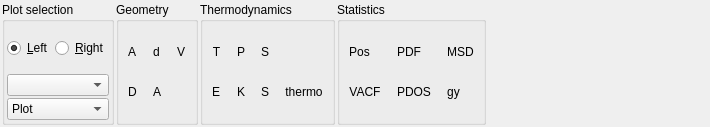
<?xml version="1.0" encoding="UTF-8"?>
<ui version="4.0">
 <class>MD</class>
 <widget class="QWidget" name="MD">
  <property name="geometry">
   <rect>
    <x>0</x>
    <y>0</y>
    <width>710</width>
    <height>127</height>
   </rect>
  </property>
  <property name="windowTitle">
   <string>Form</string>
  </property>
  <layout class="QHBoxLayout" name="horizontalLayout">
   <property name="spacing">
    <number>2</number>
   </property>
   <property name="leftMargin">
    <number>2</number>
   </property>
   <property name="topMargin">
    <number>2</number>
   </property>
   <property name="rightMargin">
    <number>2</number>
   </property>
   <property name="bottomMargin">
    <number>2</number>
   </property>
   <item>
    <widget class="QGroupBox" name="plotSelection">
     <property name="title">
      <string>Plot selection</string>
     </property>
     <layout class="QVBoxLayout" name="verticalLayout">
      <property name="spacing">
       <number>2</number>
      </property>
      <property name="leftMargin">
       <number>2</number>
      </property>
      <property name="topMargin">
       <number>2</number>
      </property>
      <property name="rightMargin">
       <number>2</number>
      </property>
      <property name="bottomMargin">
       <number>2</number>
      </property>
      <item>
       <widget class="QWidget" name="widget" native="true">
        <layout class="QHBoxLayout" name="horizontalLayout_2">
         <property name="spacing">
          <number>2</number>
         </property>
         <property name="leftMargin">
          <number>0</number>
         </property>
         <property name="topMargin">
          <number>0</number>
         </property>
         <property name="rightMargin">
          <number>0</number>
         </property>
         <property name="bottomMargin">
          <number>0</number>
         </property>
         <item>
          <widget class="QRadioButton" name="left">
           <property name="toolTip">
            <string>Select left plot pannel</string>
           </property>
           <property name="statusTip">
            <string>Select left plot pannel</string>
           </property>
           <property name="whatsThis">
            <string>Select left plot pannel</string>
           </property>
           <property name="text">
            <string>&amp;Left</string>
           </property>
           <property name="checked">
            <bool>true</bool>
           </property>
          </widget>
         </item>
         <item>
          <widget class="QRadioButton" name="right">
           <property name="toolTip">
            <string>Select right plot pannel</string>
           </property>
           <property name="statusTip">
            <string>Select right plot pannel</string>
           </property>
           <property name="whatsThis">
            <string>Select right plot pannel</string>
           </property>
           <property name="text">
            <string>&amp;Right</string>
           </property>
          </widget>
         </item>
        </layout>
       </widget>
      </item>
      <item>
       <widget class="QComboBox" name="graphCombo">
        <property name="toolTip">
         <string>Select graph</string>
        </property>
        <property name="statusTip">
         <string>Select graph</string>
        </property>
        <property name="whatsThis">
         <string>Select graph</string>
        </property>
        <property name="duplicatesEnabled">
         <bool>true</bool>
        </property>
       </widget>
      </item>
      <item>
       <widget class="QComboBox" name="plot">
        <property name="toolTip">
         <string>Select option</string>
        </property>
        <property name="statusTip">
         <string>Select option</string>
        </property>
        <property name="whatsThis">
         <string>Select option</string>
        </property>
        <item>
         <property name="text">
          <string>Plot</string>
         </property>
        </item>
        <item>
         <property name="text">
          <string>Save</string>
         </property>
        </item>
        <item>
         <property name="text">
          <string>Data</string>
         </property>
        </item>
       </widget>
      </item>
     </layout>
    </widget>
   </item>
   <item>
    <widget class="QGroupBox" name="geometry">
     <property name="title">
      <string>Geometry</string>
     </property>
     <layout class="QGridLayout" name="gridLayout_2">
      <property name="leftMargin">
       <number>2</number>
      </property>
      <property name="topMargin">
       <number>2</number>
      </property>
      <property name="rightMargin">
       <number>2</number>
      </property>
      <property name="bottomMargin">
       <number>2</number>
      </property>
      <property name="spacing">
       <number>2</number>
      </property>
      <item row="0" column="1">
       <widget class="QToolButton" name="lattice">
        <property name="toolTip">
         <string>Lattice parameters</string>
        </property>
        <property name="statusTip">
         <string>Lattice parameters</string>
        </property>
        <property name="whatsThis">
         <string>Lattice parameters</string>
        </property>
        <property name="text">
         <string>d</string>
        </property>
        <property name="icon">
         <iconset resource="qagate.qrc">
          <normaloff>:/MD/icons/acell.svg</normaloff>:/MD/icons/acell.svg</iconset>
        </property>
        <property name="iconSize">
         <size>
          <width>25</width>
          <height>25</height>
         </size>
        </property>
        <property name="autoRaise">
         <bool>true</bool>
        </property>
       </widget>
      </item>
      <item row="0" column="0">
       <widget class="QToolButton" name="angle">
        <property name="toolTip">
         <string>Cell angles</string>
        </property>
        <property name="statusTip">
         <string>Cell angles</string>
        </property>
        <property name="whatsThis">
         <string>Cell angles</string>
        </property>
        <property name="text">
         <string>A</string>
        </property>
        <property name="icon">
         <iconset resource="qagate.qrc">
          <normaloff>:/MD/icons/angles.svg</normaloff>:/MD/icons/angles.svg</iconset>
        </property>
        <property name="iconSize">
         <size>
          <width>25</width>
          <height>25</height>
         </size>
        </property>
        <property name="autoRaise">
         <bool>true</bool>
        </property>
       </widget>
      </item>
      <item row="1" column="1">
       <widget class="QToolButton" name="angles">
        <property name="toolTip">
         <string>Angle between 3 atoms</string>
        </property>
        <property name="statusTip">
         <string>Angle between 3 atoms</string>
        </property>
        <property name="whatsThis">
         <string>Angle between 3 atoms</string>
        </property>
        <property name="text">
         <string>A</string>
        </property>
        <property name="icon">
         <iconset resource="qagate.qrc">
          <normaloff>:/MD/icons/angle.svg</normaloff>:/MD/icons/angle.svg</iconset>
        </property>
        <property name="iconSize">
         <size>
          <width>25</width>
          <height>25</height>
         </size>
        </property>
        <property name="autoRaise">
         <bool>true</bool>
        </property>
       </widget>
      </item>
      <item row="1" column="0">
       <widget class="QToolButton" name="distance">
        <property name="toolTip">
         <string>Distance between 2 atoms</string>
        </property>
        <property name="statusTip">
         <string>Distance between 2 atoms</string>
        </property>
        <property name="whatsThis">
         <string>Distance between 2 atoms</string>
        </property>
        <property name="text">
         <string>D</string>
        </property>
        <property name="icon">
         <iconset resource="qagate.qrc">
          <normaloff>:/MD/icons/rule.svg</normaloff>:/MD/icons/rule.svg</iconset>
        </property>
        <property name="iconSize">
         <size>
          <width>25</width>
          <height>25</height>
         </size>
        </property>
        <property name="autoRaise">
         <bool>true</bool>
        </property>
       </widget>
      </item>
      <item row="0" column="2">
       <widget class="QToolButton" name="volume">
        <property name="toolTip">
         <string>Volume</string>
        </property>
        <property name="statusTip">
         <string>Volume</string>
        </property>
        <property name="whatsThis">
         <string>Volume</string>
        </property>
        <property name="text">
         <string>V</string>
        </property>
        <property name="icon">
         <iconset resource="qagate.qrc">
          <normaloff>:/MD/icons/volume.svg</normaloff>:/MD/icons/volume.svg</iconset>
        </property>
        <property name="iconSize">
         <size>
          <width>25</width>
          <height>25</height>
         </size>
        </property>
        <property name="autoRaise">
         <bool>true</bool>
        </property>
       </widget>
      </item>
     </layout>
    </widget>
   </item>
   <item>
    <widget class="QGroupBox" name="thermodynamics">
     <property name="title">
      <string>Thermodynamics</string>
     </property>
     <layout class="QGridLayout" name="gridLayout">
      <property name="leftMargin">
       <number>2</number>
      </property>
      <property name="topMargin">
       <number>2</number>
      </property>
      <property name="rightMargin">
       <number>2</number>
      </property>
      <property name="bottomMargin">
       <number>2</number>
      </property>
      <property name="spacing">
       <number>2</number>
      </property>
      <item row="0" column="1">
       <widget class="QToolButton" name="pressure">
        <property name="toolTip">
         <string>Pressure</string>
        </property>
        <property name="statusTip">
         <string>Pressure</string>
        </property>
        <property name="whatsThis">
         <string>Pressure</string>
        </property>
        <property name="text">
         <string>P</string>
        </property>
        <property name="icon">
         <iconset resource="qagate.qrc">
          <normaloff>:/MD/icons/pressure.svg</normaloff>:/MD/icons/pressure.svg</iconset>
        </property>
        <property name="iconSize">
         <size>
          <width>25</width>
          <height>25</height>
         </size>
        </property>
        <property name="autoRaise">
         <bool>true</bool>
        </property>
       </widget>
      </item>
      <item row="1" column="1">
       <widget class="QToolButton" name="kinetic">
        <property name="toolTip">
         <string>Kinetic energy</string>
        </property>
        <property name="statusTip">
         <string>Kinetic energy</string>
        </property>
        <property name="whatsThis">
         <string>Kinetic energy</string>
        </property>
        <property name="text">
         <string>K</string>
        </property>
        <property name="icon">
         <iconset resource="qagate.qrc">
          <normaloff>:/MD/icons/kinetic.svg</normaloff>:/MD/icons/kinetic.svg</iconset>
        </property>
        <property name="iconSize">
         <size>
          <width>25</width>
          <height>25</height>
         </size>
        </property>
        <property name="autoRaise">
         <bool>true</bool>
        </property>
       </widget>
      </item>
      <item row="1" column="2">
       <widget class="QToolButton" name="entropy">
        <property name="toolTip">
         <string>Electronic entropy</string>
        </property>
        <property name="statusTip">
         <string>Electronic entropy</string>
        </property>
        <property name="whatsThis">
         <string>Electronic entropy</string>
        </property>
        <property name="text">
         <string>S</string>
        </property>
        <property name="icon">
         <iconset resource="qagate.qrc">
          <normaloff>:/MD/icons/entropy.svg</normaloff>:/MD/icons/entropy.svg</iconset>
        </property>
        <property name="iconSize">
         <size>
          <width>25</width>
          <height>25</height>
         </size>
        </property>
        <property name="autoRaise">
         <bool>true</bool>
        </property>
       </widget>
      </item>
      <item row="1" column="3">
       <widget class="QToolButton" name="thermo">
        <property name="toolTip">
         <string>Thermodynamical functions</string>
        </property>
        <property name="statusTip">
         <string>Thermodynamical functions</string>
        </property>
        <property name="whatsThis">
         <string>Thermodynamical functions</string>
        </property>
        <property name="text">
         <string>thermo</string>
        </property>
        <property name="icon">
         <iconset resource="qagate.qrc">
          <normaloff>:/MD/icons/thermodynamics.svg</normaloff>:/MD/icons/thermodynamics.svg</iconset>
        </property>
        <property name="iconSize">
         <size>
          <width>25</width>
          <height>25</height>
         </size>
        </property>
        <property name="autoRaise">
         <bool>true</bool>
        </property>
       </widget>
      </item>
      <item row="1" column="0">
       <widget class="QToolButton" name="energy">
        <property name="toolTip">
         <string>Electronic total energy</string>
        </property>
        <property name="statusTip">
         <string>Electronic total energy</string>
        </property>
        <property name="whatsThis">
         <string>Electronic total energy</string>
        </property>
        <property name="text">
         <string>E</string>
        </property>
        <property name="icon">
         <iconset resource="qagate.qrc">
          <normaloff>:/MD/icons/energy.svg</normaloff>:/MD/icons/energy.svg</iconset>
        </property>
        <property name="iconSize">
         <size>
          <width>25</width>
          <height>25</height>
         </size>
        </property>
        <property name="autoRaise">
         <bool>true</bool>
        </property>
       </widget>
      </item>
      <item row="0" column="2">
       <widget class="QToolButton" name="stress">
        <property name="toolTip">
         <string>Stress tensor</string>
        </property>
        <property name="statusTip">
         <string>Stress tensor</string>
        </property>
        <property name="whatsThis">
         <string>Stress tensor</string>
        </property>
        <property name="text">
         <string>S</string>
        </property>
        <property name="icon">
         <iconset resource="qagate.qrc">
          <normaloff>:/MD/icons/stress.svg</normaloff>:/MD/icons/stress.svg</iconset>
        </property>
        <property name="iconSize">
         <size>
          <width>25</width>
          <height>25</height>
         </size>
        </property>
        <property name="autoRaise">
         <bool>true</bool>
        </property>
       </widget>
      </item>
      <item row="0" column="0">
       <widget class="QToolButton" name="temperature">
        <property name="toolTip">
         <string>Temperature</string>
        </property>
        <property name="statusTip">
         <string>Temperature</string>
        </property>
        <property name="whatsThis">
         <string>Temperature</string>
        </property>
        <property name="text">
         <string>T</string>
        </property>
        <property name="icon">
         <iconset resource="qagate.qrc">
          <normaloff>:/MD/icons/thermometer.svg</normaloff>:/MD/icons/thermometer.svg</iconset>
        </property>
        <property name="iconSize">
         <size>
          <width>25</width>
          <height>25</height>
         </size>
        </property>
        <property name="autoRaise">
         <bool>true</bool>
        </property>
       </widget>
      </item>
     </layout>
    </widget>
   </item>
   <item>
    <widget class="QGroupBox" name="statistics">
     <property name="title">
      <string>Statistics</string>
     </property>
     <layout class="QGridLayout" name="gridLayout_3">
      <property name="leftMargin">
       <number>2</number>
      </property>
      <property name="topMargin">
       <number>2</number>
      </property>
      <property name="rightMargin">
       <number>2</number>
      </property>
      <property name="bottomMargin">
       <number>2</number>
      </property>
      <property name="spacing">
       <number>2</number>
      </property>
      <item row="1" column="1">
       <widget class="QToolButton" name="pdos">
        <property name="toolTip">
         <string>Phonon density of states</string>
        </property>
        <property name="statusTip">
         <string>Phonon density of states</string>
        </property>
        <property name="whatsThis">
         <string>Phonon density of states</string>
        </property>
        <property name="text">
         <string>PDOS</string>
        </property>
        <property name="icon">
         <iconset resource="qagate.qrc">
          <normaloff>:/MD/icons/pdos.svg</normaloff>:/MD/icons/pdos.svg</iconset>
        </property>
        <property name="iconSize">
         <size>
          <width>25</width>
          <height>25</height>
         </size>
        </property>
        <property name="autoRaise">
         <bool>true</bool>
        </property>
       </widget>
      </item>
      <item row="1" column="0">
       <widget class="QToolButton" name="vacf">
        <property name="toolTip">
         <string>Velocity auto-correlation function</string>
        </property>
        <property name="statusTip">
         <string>Velocity auto-correlation function</string>
        </property>
        <property name="whatsThis">
         <string>Velocity auto-correlation function</string>
        </property>
        <property name="text">
         <string>VACF</string>
        </property>
        <property name="icon">
         <iconset resource="qagate.qrc">
          <normaloff>:/MD/icons/vacf.svg</normaloff>:/MD/icons/vacf.svg</iconset>
        </property>
        <property name="iconSize">
         <size>
          <width>25</width>
          <height>25</height>
         </size>
        </property>
        <property name="autoRaise">
         <bool>true</bool>
        </property>
       </widget>
      </item>
      <item row="0" column="2">
       <widget class="QToolButton" name="msd">
        <property name="toolTip">
         <string>Mean square displacement</string>
        </property>
        <property name="statusTip">
         <string>Mean square displacement</string>
        </property>
        <property name="whatsThis">
         <string>Mean square displacement</string>
        </property>
        <property name="text">
         <string>MSD</string>
        </property>
        <property name="icon">
         <iconset resource="qagate.qrc">
          <normaloff>:/MD/icons/msd.svg</normaloff>:/MD/icons/msd.svg</iconset>
        </property>
        <property name="iconSize">
         <size>
          <width>25</width>
          <height>25</height>
         </size>
        </property>
        <property name="autoRaise">
         <bool>true</bool>
        </property>
       </widget>
      </item>
      <item row="1" column="2">
       <widget class="QToolButton" name="gyration">
        <property name="toolTip">
         <string>Gyration tensor</string>
        </property>
        <property name="statusTip">
         <string>Gyration tensor</string>
        </property>
        <property name="whatsThis">
         <string>Gyration tensor</string>
        </property>
        <property name="text">
         <string>gy</string>
        </property>
        <property name="icon">
         <iconset resource="qagate.qrc">
          <normaloff>:/MD/icons/gyration.svg</normaloff>:/MD/icons/gyration.svg</iconset>
        </property>
        <property name="iconSize">
         <size>
          <width>25</width>
          <height>25</height>
         </size>
        </property>
        <property name="autoRaise">
         <bool>true</bool>
        </property>
       </widget>
      </item>
      <item row="0" column="1">
       <widget class="QToolButton" name="pdf">
        <property name="toolTip">
         <string>Pair distribution function</string>
        </property>
        <property name="statusTip">
         <string>Pair distribution function</string>
        </property>
        <property name="whatsThis">
         <string>Pair distribution function</string>
        </property>
        <property name="text">
         <string>PDF</string>
        </property>
        <property name="icon">
         <iconset resource="qagate.qrc">
          <normaloff>:/MD/icons/pdf.svg</normaloff>:/MD/icons/pdf.svg</iconset>
        </property>
        <property name="iconSize">
         <size>
          <width>25</width>
          <height>25</height>
         </size>
        </property>
        <property name="autoRaise">
         <bool>true</bool>
        </property>
       </widget>
      </item>
      <item row="0" column="0">
       <widget class="QToolButton" name="positions">
        <property name="toolTip">
         <string>Positions in a plan</string>
        </property>
        <property name="statusTip">
         <string>Positions in a plan</string>
        </property>
        <property name="whatsThis">
         <string>Positions in a plan</string>
        </property>
        <property name="text">
         <string>Pos</string>
        </property>
        <property name="icon">
         <iconset resource="qagate.qrc">
          <normaloff>:/MD/icons/positions.svg</normaloff>:/MD/icons/positions.svg</iconset>
        </property>
        <property name="iconSize">
         <size>
          <width>25</width>
          <height>25</height>
         </size>
        </property>
        <property name="autoRaise">
         <bool>true</bool>
        </property>
       </widget>
      </item>
     </layout>
    </widget>
   </item>
   <item>
    <spacer name="horizontalSpacer">
     <property name="orientation">
      <enum>Qt::Horizontal</enum>
     </property>
     <property name="sizeHint" stdset="0">
      <size>
       <width>337</width>
       <height>20</height>
      </size>
     </property>
    </spacer>
   </item>
  </layout>
 </widget>
 <resources>
  <include location="qagate.qrc"/>
 </resources>
 <connections/>
</ui>
